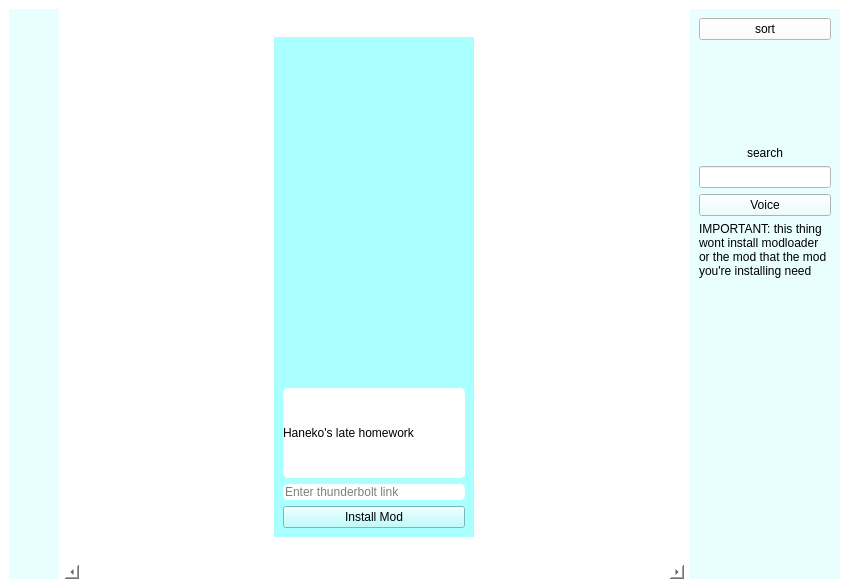
<?xml version="1.0" encoding="UTF-8"?>
<ui version="4.0">
 <class>MainWindow</class>
 <widget class="QMainWindow" name="MainWindow">
  <property name="geometry">
   <rect>
    <x>0</x>
    <y>0</y>
    <width>849</width>
    <height>588</height>
   </rect>
  </property>
  <property name="windowTitle">
   <string>MainWindow</string>
  </property>
  <property name="styleSheet">
   <string notr="true">background-color: rgb(255, 255, 255);</string>
  </property>
  <widget class="QWidget" name="centralwidget">
   <layout class="QGridLayout" name="gridLayout">
    <item row="0" column="0">
     <widget class="QWidget" name="widget" native="true">
      <property name="maximumSize">
       <size>
        <width>100</width>
        <height>16777215</height>
       </size>
      </property>
      <property name="styleSheet">
       <string notr="true">background-color:rgb(233, 255, 255);
border-color: rgb(152, 255, 255);</string>
      </property>
      <layout class="QVBoxLayout" name="verticalLayout">
       <item>
        <widget class="QPushButton" name="b0">
         <property name="styleSheet">
          <string notr="true">border: 2 rgb(0, 170, 255);</string>
         </property>
         <property name="text">
          <string/>
         </property>
         <property name="icon">
          <iconset>
           <normaloff>../img/joystick.png</normaloff>../img/joystick.png</iconset>
         </property>
         <property name="iconSize">
          <size>
           <width>50</width>
           <height>50</height>
          </size>
         </property>
        </widget>
       </item>
       <item>
        <widget class="QPushButton" name="b1">
         <property name="styleSheet">
          <string notr="true">border: 2 rgb(0, 170, 255);</string>
         </property>
         <property name="text">
          <string/>
         </property>
         <property name="icon">
          <iconset>
           <normaloff>../img/cpu.png</normaloff>../img/cpu.png</iconset>
         </property>
         <property name="iconSize">
          <size>
           <width>50</width>
           <height>50</height>
          </size>
         </property>
        </widget>
       </item>
       <item>
        <widget class="QPushButton" name="b2">
         <property name="styleSheet">
          <string notr="true">border: 2 rgb(0, 170, 255);</string>
         </property>
         <property name="text">
          <string/>
         </property>
         <property name="icon">
          <iconset>
           <normaloff>../img/magnifier.png</normaloff>../img/magnifier.png</iconset>
         </property>
         <property name="iconSize">
          <size>
           <width>50</width>
           <height>50</height>
          </size>
         </property>
        </widget>
       </item>
      </layout>
     </widget>
    </item>
    <item row="0" column="1">
     <widget class="QScrollArea" name="scrollArea">
      <property name="frameShape">
       <enum>QFrame::NoFrame</enum>
      </property>
      <property name="frameShadow">
       <enum>QFrame::Plain</enum>
      </property>
      <property name="lineWidth">
       <number>10</number>
      </property>
      <property name="verticalScrollBarPolicy">
       <enum>Qt::ScrollBarAlwaysOff</enum>
      </property>
      <property name="horizontalScrollBarPolicy">
       <enum>Qt::ScrollBarAlwaysOn</enum>
      </property>
      <property name="sizeAdjustPolicy">
       <enum>QAbstractScrollArea::AdjustIgnored</enum>
      </property>
      <property name="widgetResizable">
       <bool>true</bool>
      </property>
      <widget class="QWidget" name="scrollAreaWidgetContents">
       <property name="geometry">
        <rect>
         <x>0</x>
         <y>0</y>
         <width>587</width>
         <height>545</height>
        </rect>
       </property>
       <layout class="QHBoxLayout" name="horizontalLayout">
        <item>
         <widget class="QWidget" name="widget_3" native="true">
          <property name="minimumSize">
           <size>
            <width>200</width>
            <height>500</height>
           </size>
          </property>
          <property name="maximumSize">
           <size>
            <width>200</width>
            <height>500</height>
           </size>
          </property>
          <property name="styleSheet">
           <string notr="true">background-color: rgb(170, 255, 255);</string>
          </property>
          <layout class="QVBoxLayout" name="verticalLayout_2">
           <item>
            <widget class="QLabel" name="img">
             <property name="text">
              <string/>
             </property>
             <property name="pixmap">
              <pixmap>../../../Downloads/_v3zrX.png</pixmap>
             </property>
             <property name="scaledContents">
              <bool>true</bool>
             </property>
            </widget>
           </item>
           <item>
            <widget class="QLabel" name="n">
             <property name="minimumSize">
              <size>
               <width>0</width>
               <height>20</height>
              </size>
             </property>
             <property name="maximumSize">
              <size>
               <width>16777215</width>
               <height>90</height>
              </size>
             </property>
             <property name="styleSheet">
              <string notr="true">border-radius:5px;
border-color: rgb(255, 255, 255);
background-color: rgb(255, 255, 255);</string>
             </property>
             <property name="text">
              <string>Haneko's late homework</string>
             </property>
            </widget>
           </item>
           <item>
            <widget class="QLineEdit" name="lineEdit">
             <property name="styleSheet">
              <string notr="true">border-radius:5px;
border-color: rgb(255, 255, 255);
background-color: rgb(255, 255, 255);</string>
             </property>
             <property name="placeholderText">
              <string>Enter thunderbolt link</string>
             </property>
            </widget>
           </item>
           <item>
            <widget class="QPushButton" name="pushButton">
             <property name="text">
              <string>Install Mod</string>
             </property>
            </widget>
           </item>
          </layout>
         </widget>
        </item>
       </layout>
      </widget>
     </widget>
    </item>
    <item row="0" column="2">
     <widget class="QWidget" name="widget_2" native="true">
      <property name="minimumSize">
       <size>
        <width>100</width>
        <height>0</height>
       </size>
      </property>
      <property name="maximumSize">
       <size>
        <width>150</width>
        <height>16777215</height>
       </size>
      </property>
      <property name="styleSheet">
       <string notr="true">background-color:rgb(233, 255, 255);
border-color: rgb(152, 255, 255);</string>
      </property>
      <layout class="QVBoxLayout" name="verticalLayout_3">
       <item>
        <widget class="QPushButton" name="sor">
         <property name="styleSheet">
          <string notr="true">background-color: rgb(255, 255, 255);</string>
         </property>
         <property name="text">
          <string>sort</string>
         </property>
        </widget>
       </item>
       <item>
        <spacer name="verticalSpacer_2">
         <property name="orientation">
          <enum>Qt::Vertical</enum>
         </property>
         <property name="sizeType">
          <enum>QSizePolicy::Fixed</enum>
         </property>
         <property name="sizeHint" stdset="0">
          <size>
           <width>20</width>
           <height>100</height>
          </size>
         </property>
        </spacer>
       </item>
       <item>
        <widget class="QLabel" name="label">
         <property name="maximumSize">
          <size>
           <width>16777215</width>
           <height>20</height>
          </size>
         </property>
         <property name="text">
          <string>search</string>
         </property>
         <property name="alignment">
          <set>Qt::AlignCenter</set>
         </property>
        </widget>
       </item>
       <item>
        <widget class="QLineEdit" name="search">
         <property name="styleSheet">
          <string notr="true">background-color: rgb(255, 255, 255);</string>
         </property>
        </widget>
       </item>
       <item>
        <widget class="QPushButton" name="voice">
         <property name="text">
          <string>Voice</string>
         </property>
        </widget>
       </item>
       <item>
        <widget class="QLabel" name="label_2">
         <property name="text">
          <string>IMPORTANT: this thing wont install modloader or the mod that the mod you're installing need</string>
         </property>
         <property name="wordWrap">
          <bool>true</bool>
         </property>
        </widget>
       </item>
       <item>
        <spacer name="verticalSpacer">
         <property name="orientation">
          <enum>Qt::Vertical</enum>
         </property>
         <property name="sizeType">
          <enum>QSizePolicy::Fixed</enum>
         </property>
         <property name="sizeHint" stdset="0">
          <size>
           <width>4</width>
           <height>300</height>
          </size>
         </property>
        </spacer>
       </item>
      </layout>
     </widget>
    </item>
   </layout>
  </widget>
 </widget>
 <resources/>
 <connections/>
</ui>
